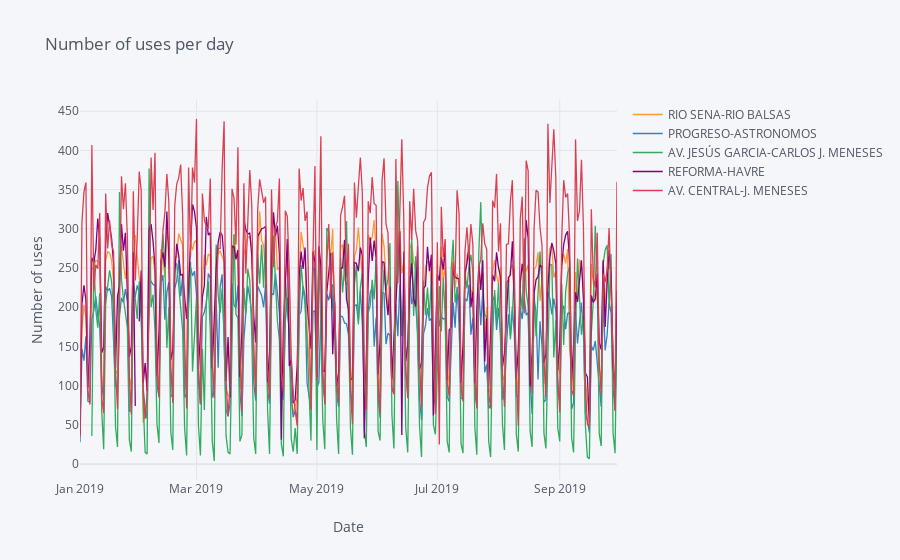

Notebook code cell kept with this figure:
### Code cell
z.iplot(x = "Fecha_Retiro", shared_xaxes=True, xTitle = 'Date', yTitle = 'Number of uses', title = 'Number of uses per day')

### Figure 1 — Plotly figure (JSON) as saved in the notebook; plotly's stock layout.template omitted (floating-point values rounded to 4 significant figures; data arrays with more than 128 entries replaced by an {"elided": "..."} marker saying what was removed)
{"data": [{"line": {"color": "rgba(255, 153, 51, 1.0)", "dash": "solid", "shape": "linear", "width": 1.3}, "mode": "lines", "name": "RIO SENA-RIO BALSAS", "text": "", "type": "scatter", "x": {"elided": "272 str values"}, "y": {"elided": "272 int values"}}, {"line": {"color": "rgba(55, 128, 191, 1.0)", "dash": "solid", "shape": "linear", "width": 1.3}, "mode": "lines", "name": "PROGRESO-ASTRONOMOS", "text": "", "type": "scatter", "x": {"elided": "272 str values"}, "y": {"elided": "272 int values"}}, {"line": {"color": "rgba(50, 171, 96, 1.0)", "dash": "solid", "shape": "linear", "width": 1.3}, "mode": "lines", "name": "AV. JESÚS GARCIA-CARLOS J. MENESES", "text": "", "type": "scatter", "x": {"elided": "272 str values"}, "y": {"elided": "272 mixed values"}}, {"line": {"color": "rgba(128, 0, 128, 1.0)", "dash": "solid", "shape": "linear", "width": 1.3}, "mode": "lines", "name": "REFORMA-HAVRE", "text": "", "type": "scatter", "x": {"elided": "272 str values"}, "y": {"elided": "272 mixed values"}}, {"line": {"color": "rgba(219, 64, 82, 1.0)", "dash": "solid", "shape": "linear", "width": 1.3}, "mode": "lines", "name": "AV. CENTRAL-J. MENESES ", "text": "", "type": "scatter", "x": {"elided": "272 str values"}, "y": {"elided": "272 int values"}}], "layout": {"legend": {"bgcolor": "#F5F6F9", "font": {"color": "#4D5663"}}, "paper_bgcolor": "#F5F6F9", "plot_bgcolor": "#F5F6F9", "title": {"font": {"color": "#4D5663"}, "text": "Number of uses per day"}, "xaxis": {"gridcolor": "#E1E5ED", "showgrid": true, "tickfont": {"color": "#4D5663"}, "title": {"font": {"color": "#4D5663"}, "text": "Date"}, "zerolinecolor": "#E1E5ED"}, "yaxis": {"gridcolor": "#E1E5ED", "showgrid": true, "tickfont": {"color": "#4D5663"}, "title": {"font": {"color": "#4D5663"}, "text": "Number of uses"}, "zerolinecolor": "#E1E5ED"}}}
